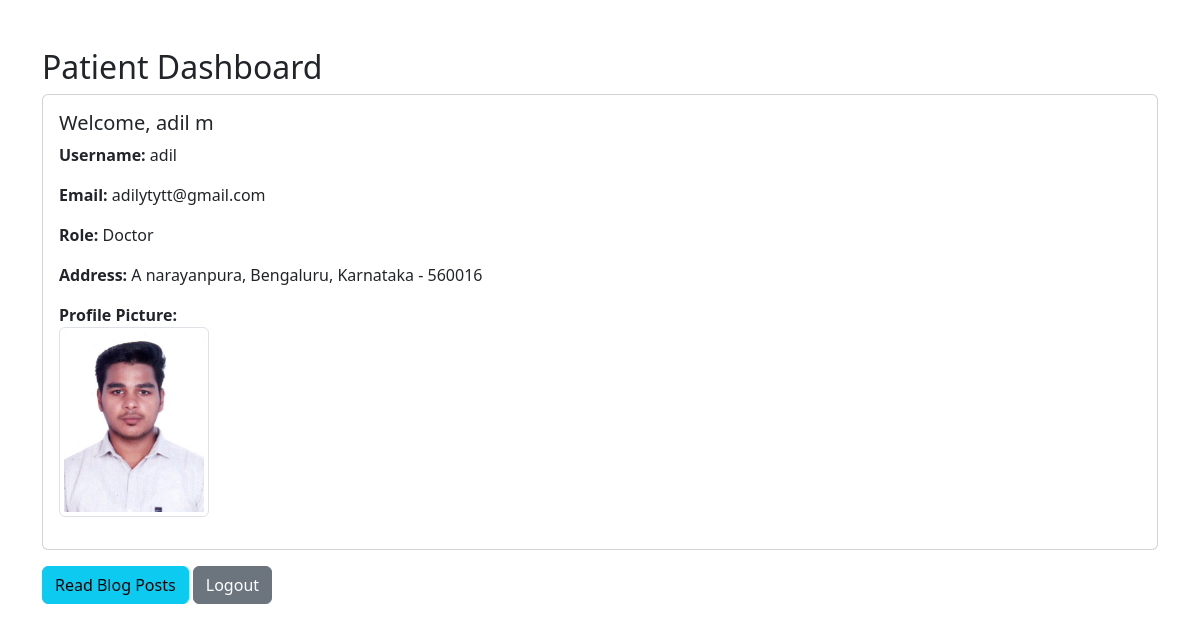
/patient/ (signed in), run on the app's committed database.
### accounts/models.py (models this page shows, shortened)
class Profile(models.Model):
    user = models.OneToOneField(User, on_delete=models.CASCADE)
    role = models.CharField(max_length=10, choices=[('Doctor', 'Doctor'), ('Patient', 'Patient')])
    address_line1 = models.CharField(max_length=255)
    city = models.CharField(max_length=100)
    state = models.CharField(max_length=100)
    pincode = models.CharField(max_length=10)
    profile_picture = models.ImageField(upload_to='profile_pics/', blank=True, null=True)

### accounts/views.py (the view)
# urls.py: path('patient/', views.patient_dashboard, name='patient_dashboard'),
@login_required
def patient_dashboard(request):
    profile = request.user.profile
    return render(request, 'accounts/patient_dashboard.html', {'profile': profile, 'user': request.user})

### accounts/templates/accounts/patient_dashboard.html (shortened to what this page needs)
<!DOCTYPE html>
<html lang="en">
<head>
    <link href="https://cdn.jsdelivr.net/npm/bootstrap@5.3.0/dist/css/bootstrap.min.css" rel="stylesheet">
</head>
<body>
    <div class="container mt-5">
        <h2>Patient Dashboard</h2>
        <div class="card">
            <div class="card-body">
                <h5 class="card-title">Welcome, {{ user.first_name }} {{ user.last_name }}</h5>
                <p><strong>Username:</strong> {{ user.username }}</p>
                <p><strong>Email:</strong> {{ user.email }}</p>
                <p><strong>Role:</strong> {{ profile.role }}</p>
                <p><strong>Address:</strong> {{ profile.address_line1 }}, {{ profile.city }}, {{ profile.state }} - {{ profile.pincode }}</p>
                {% if profile.profile_picture %}
                    <p><strong>Profile Picture:</strong><br><img src="{{ profile.profile_picture.url }}" alt="Profile Picture" class="img-thumbnail" width="150"></p>
                {% endif %}
            </div>
        </div>
        <div class="mt-3">
            <a href="{% url 'patient_blogs' %}" class="btn btn-info">Read Blog Posts</a>
            <a href="{% url 'logout' %}" class="btn btn-secondary">Logout</a>
        </div>
    </div>
</body>
</html>

### data on the page
Profile: role "Doctor", address_line1 "A narayanpura", city "Bengaluru", state "Karnataka", pincode "560016", profile_picture (picture)

### other printed values
{{ user.first_name }} "adil"
{{ user.last_name }} "m"
{{ user.username }} "adil"
{{ user.email }} "adilytytt@gmail.com"
